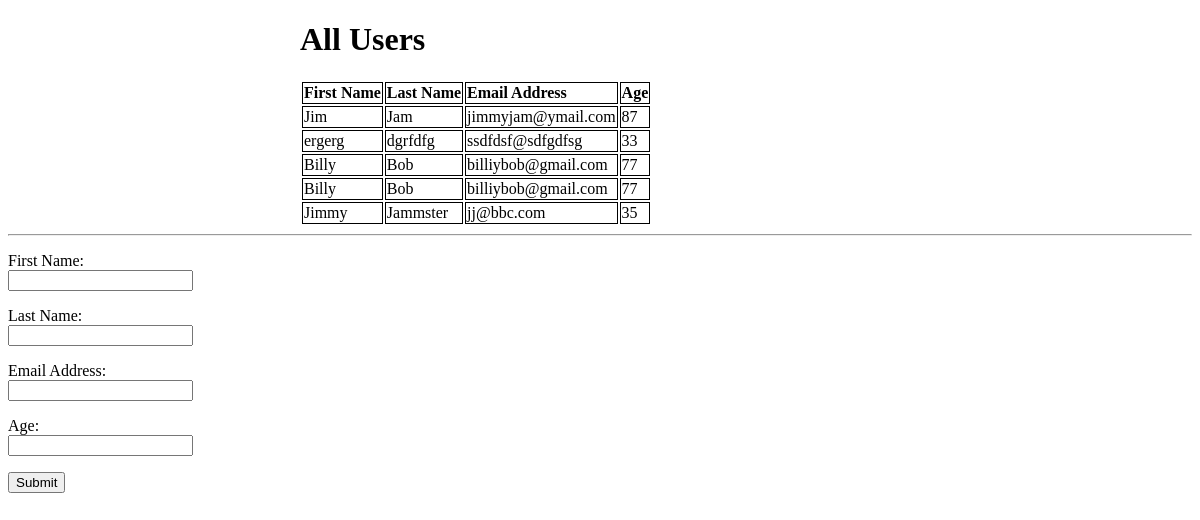
The app's page /, older data.
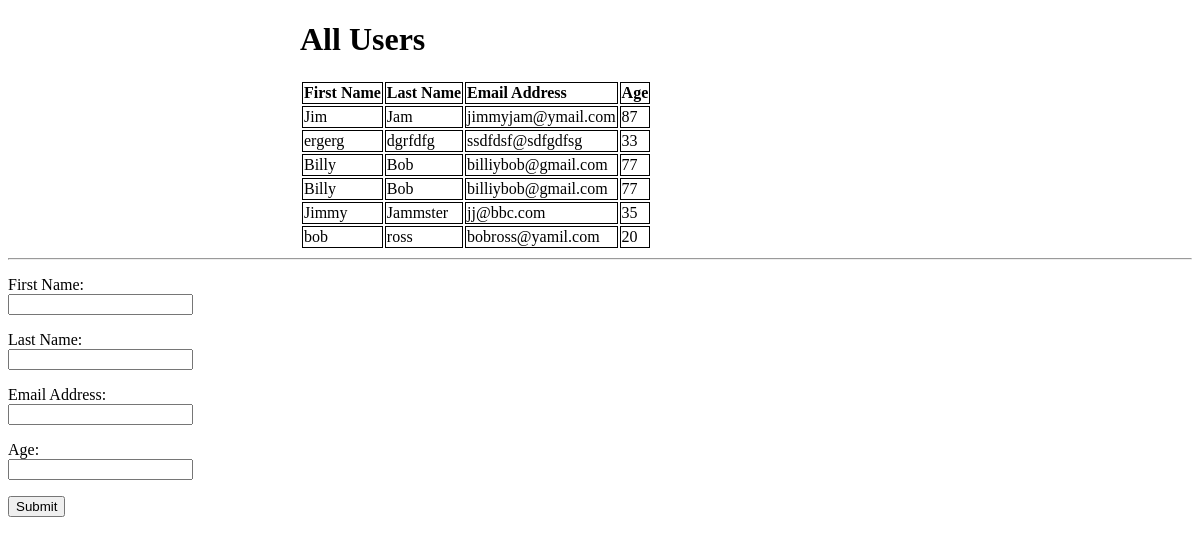
The same page, newer data.
### userstemplates_app/models.py (models this page shows, shortened)
class User(models.Model):
    first_name = models.CharField(max_length=255)
    last_name = models.CharField(max_length=255)
    email = models.CharField(max_length=255)
    age = models.IntegerField()
    created_at = models.DateTimeField(auto_now_add=True)
    updated_at = models.DateTimeField(auto_now=True)

### userstemplates_app/views.py (the view)
# urls.py: path('', views.index),
def index(request):
    context = {
    	"all_the_users": User.objects.all()
    }
    return render(request, "index.html", context)

### userstemplates_app/templates/index.html (shortened to what this page needs)
<!doctype html>
<html lang="en">
<head>
    {% load static %}
    <link rel="stylesheet" href="{% static 'css/style.css' %}">
</head>
<body>
    <div class='datatable'>
        <h1 class='user'>All Users</h1>
        <table>
            <tr class='firstrow'>
                <td>First Name</td>
                <td>Last Name</td>
                <td>Email Address</td>
                <td>Age</td>
            </tr>
            {% for user in all_the_users %}
            <tr>
                <td>{{user.first_name}}</td>
                <td>{{user.last_name}}</td>
                <td>{{user.email}}</td>
                <td>{{user.age }}</td>
            </tr>
            {% endfor %}
        </table>
    </div>
    <hr>
    <div class='dataform'>
        <form class='user' action="/process_user" method="post">
            <p>First Name: <input name="first_name" type="text"></p>
            <p>Last Name: <input name="last_name" type="text"></p>
            <p>Email Address: <input name="email" type="text"></p>
            <p>Age: <input name="age" type="text"></p>
            <button name="submit">Submit</button>
        </form>
    </div>
</body>
</html>

Row changes from the older to the newer data that the page shows:
added User: first_name "bob", last_name "ross", email "bobross@yamil.com", age "20"
